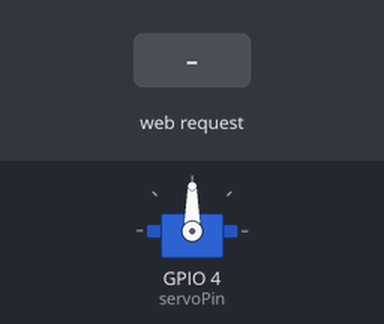
Bench run of a sketch on a simulated ESP32. Parts: servo. Inputs (shaded band) come from the test bench. WiFi joins after 1.5 s; servers stay silent unless stated; what the sketch prints to the serial monitor is not drawn.

Above: at 2.7 s.
2.8 s: HTTP request GET /232/on received
At 3.2 s:
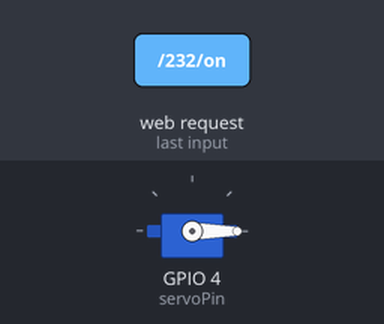
4.8 s: HTTP request GET /232/off received
At 5.2 s:
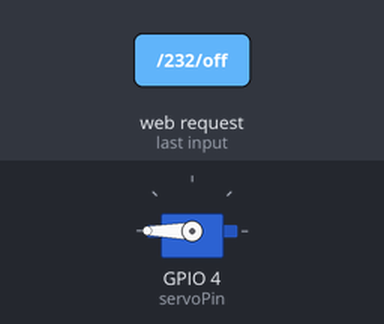
6.8 s: HTTP request GET /off received
At 8.4 s:
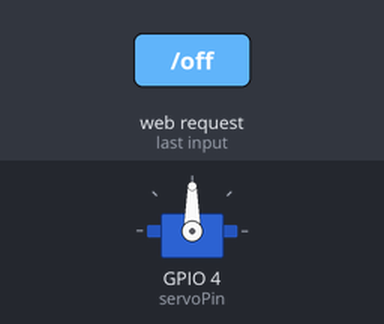
Timing chart, 0 to 9.9 s (numbered marks = the images above; inputs shaded):
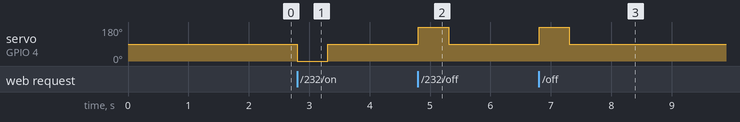

The sketch:

smart_switch.ino
```cpp
#include <WiFi.h>
#include <ESP32_Servo.h>

static const int servoPin = 4;
Servo servo1;
// Replace with your network credentials
const char* ssid = "DoD_2.4G";
const char* password = "dod54321";

// Set web server port number to 80
WiFiServer server(80);

// Variable to store the HTTP request
String header;

// Auxiliar variables to store the current output state
String output232state = "off";
String output485state = "off";

// Current time
unsigned long currentTime = millis();
// Previous time
unsigned long previousTime = 0;
// Define timeout time in milliseconds (example: 2000ms = 2s)
const long timeoutTime = 2000;

void setup() {
  Serial.begin(115200);

  servo1.attach(servoPin);
  Serial2.begin(115200, SERIAL_8N1, 16, 17); //RS-485
  Serial1.begin(115200, SERIAL_8N1, 26, 27); //RS-232

  Serial.print("Connecting to ");
  Serial.println(ssid);
  WiFi.begin(ssid, password);
  while (WiFi.status() != WL_CONNECTED) {
    delay(500);
    Serial.print(".");
  }
  // Print local IP address and start web server
  Serial.println("");
  Serial.println("WiFi connected.");
  Serial.println("IP address: ");
  Serial.println(WiFi.localIP());
  server.begin();
}

void loop(){
  WiFiClient client = server.available();   // Listen for incoming clients

  if (client) {                             // If a new client connects,
    currentTime = millis();
    previousTime = currentTime;
    Serial.println("New Client.");          // print a message out in the serial port
    String currentLine = "";                // make a String to hold incoming data from the client
    while (client.connected() && currentTime - previousTime <= timeoutTime) {  // loop while the client's connected
      currentTime = millis();
      if (client.available()) {             // if there's bytes to read from the client,
        char c = client.read();             // read a byte, then
        Serial.write(c);                    // print it out the serial monitor
        header += c;
        if (c == '\n') {                    // if the byte is a newline character
          // if the current line is blank, you got two newline characters in a row.
          // that's the end of the client HTTP request, so send a response:
          if (currentLine.length() == 0) {
            // HTTP headers always start with a response code (e.g. HTTP/1.1 200 OK)
            // and a content-type so the client knows what's coming, then a blank line:
            client.println("HTTP/1.1 200 OK");
            client.println("Content-type:text/html");
            client.println("Connection: close");
            client.println();

            if (header.indexOf("GET /232/on") >= 0) {
              Serial.println("232 send");
              output232state = "on";
              Serial1.print("232offA");
            } else if (header.indexOf("GET /232/off") >= 0) {
              Serial.println("232 send");
              output232state = "off";
              Serial1.print("232onA");
            } else if (header.indexOf("GET /485/on") >= 0) {
              Serial.println("485 send");
              output485state = "on";
              Serial2.print("485offB");
            } else if (header.indexOf("GET /485/off") >= 0) {
              Serial.println("485 send");
              output485state = "off";
              Serial2.print("485onB");
            }

            // Display the HTML web page
            client.println("<!DOCTYPE html>");
            client.println("<html lang=\"ko\">");
            client.println("<head><meta name=\"viewport\" content=\"width=device-width, initial-scale=1\">");
            client.println("<meta charset=\"UTF-8\">");
            client.println("<link rel=\"icon\" href=\"data:,\">");
            client.println("<style>html { font-family: Helvetica; display: inline-block; margin: 0px auto; text-align: center;}");
            client.println(".button { background-color: #4CAF50; border: none; color: white; padding: 16px 40px;");
            client.println("text-decoration: none; font-size: 30px; margin: 2px; cursor: pointer;}");
            client.println(".button2 {background-color: #555555;}</style></head>");

            // Web Page Heading
            client.println("<body><h1>원격 제어 테스트</h1>");

            // Display current state, and ON/OFF buttons for GPIO 26
            //client.println("<p>RS 232 - " + output232state + "</p>");
            client.println("<p>전원 on/off</p>");
            // If the output232state is off, it displays the ON button
            if (output232state=="off") {
              servo1.write(180);
              delay(500);
              servo1.write(90);
              client.println("<p><a href=\"/232/on\"><button class=\"button\">ON</button></a></p>");
            } else {
              servo1.write(0);
              delay(500);
              servo1.write(90);
              client.println("<p><a href=\"/232/off\"><button class=\"button button2\">OFF</button></a></p>");
            }

            // Display current state, and ON/OFF buttons for GPIO 27
            //client.println("<p>RS 485 - " + output485state + "</p>");
            client.println("<p>RS 485</p>");
            // If the output485state is off, it displays the ON button
            if (output485state=="off") {
              client.println("<p><a href=\"/485/on\"><button class=\"button\">ON</button></a></p>");
            } else {
              client.println("<p><a href=\"/485/off\"><button class=\"button button2\">OFF</button></a></p>");
            }
            client.println("</body></html>");

            // The HTTP response ends with another blank line
            client.println();
            // Break out of the while loop
            break;
          } else { // if you got a newline, then clear currentLine
            currentLine = "";
          }
        } else if (c != '\r') {  // if you got anything else but a carriage return character,
          currentLine += c;      // add it to the end of the currentLine
        }
      }
    }
    // Clear the header variable
    header = "";
    // Close the connection
    client.stop();
    Serial.println("Client disconnected.");
    Serial.println("");
  }
}
```

Measured:
- after the input at 2.8 s, servo on GPIO 4 (servoPin): 90° → 0° at once, → 90° 0.50 s later
- after the input at 4.8 s, servo on GPIO 4 (servoPin): 90° → 180° at once, → 90° 0.50 s later
- after the input at 6.8 s, servo on GPIO 4 (servoPin): 90° → 180° at once, → 90° 0.50 s later
